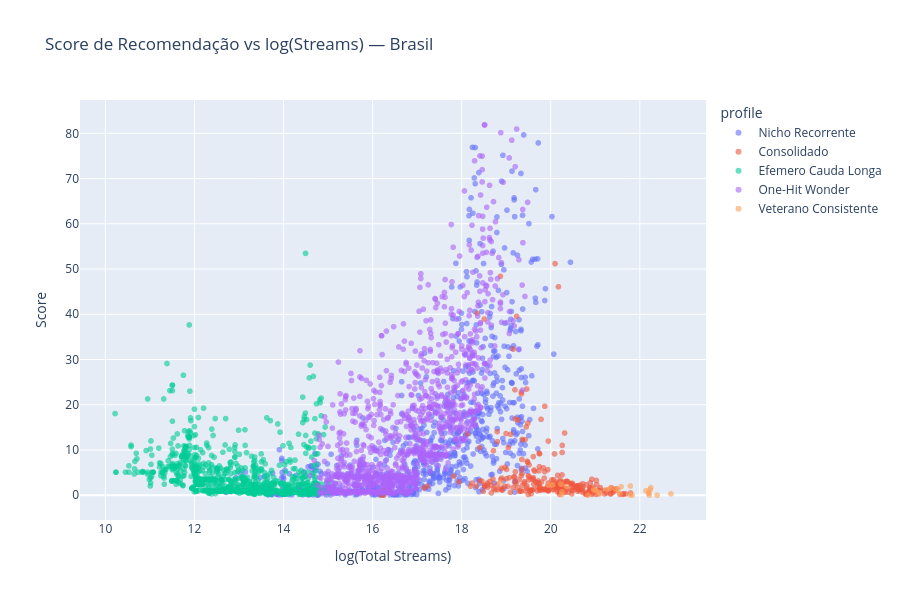

Source (notebook cell):
### Markdown cell above
## 2. Scatter: Score vs Streams, colorido por Perfil

### Code cell
df_br = df[df['country']=='br'].dropna(subset=['recommend_score','profile']).copy()
df_br['log_streams'] = np.log1p(df_br['total_streams'])

fig = px.scatter(df_br, x='log_streams', y='recommend_score',
    color='profile', hover_data=['artist_name','total_tracks','avg_rank'],
    title='Score de Recomendação vs log(Streams) — Brasil',
    labels={'log_streams':'log(Total Streams)','recommend_score':'Score'},
    opacity=0.6)
fig.update_layout(height=600)
fig.show()

### Figure 1 — Plotly figure (JSON) as saved in the notebook; plotly's stock layout.template omitted (floating-point values rounded to 4 significant figures; data arrays with more than 128 entries replaced by an {"elided": "..."} marker saying what was removed)
{"data": [{"customdata": {"elided": "690x3 mixed values"}, "hovertemplate": "profile=Nicho Recorrente<br>log(Total Streams)=%{x}<br>Score=%{y}<br>artist_name=%{customdata[0]}<br>total_tracks=%{customdata[1]}<br>avg_rank=%{customdata[2]}<extra></extra>", "legendgroup": "Nicho Recorrente", "marker": {"color": "#636efa", "opacity": 0.6, "symbol": "circle"}, "mode": "markers", "name": "Nicho Recorrente", "showlegend": true, "type": "scattergl", "x": {"elided": "690 float values"}, "xaxis": "x", "y": {"elided": "690 float values"}, "yaxis": "y"}, {"customdata": {"elided": "253x3 mixed values"}, "hovertemplate": "profile=Consolidado<br>log(Total Streams)=%{x}<br>Score=%{y}<br>artist_name=%{customdata[0]}<br>total_tracks=%{customdata[1]}<br>avg_rank=%{customdata[2]}<extra></extra>", "legendgroup": "Consolidado", "marker": {"color": "#EF553B", "opacity": 0.6, "symbol": "circle"}, "mode": "markers", "name": "Consolidado", "showlegend": true, "type": "scattergl", "x": {"elided": "253 float values"}, "xaxis": "x", "y": {"elided": "253 float values"}, "yaxis": "y"}, {"customdata": {"elided": "1178x3 mixed values"}, "hovertemplate": "profile=Efemero Cauda Longa<br>log(Total Streams)=%{x}<br>Score=%{y}<br>artist_name=%{customdata[0]}<br>total_tracks=%{customdata[1]}<br>avg_rank=%{customdata[2]}<extra></extra>", "legendgroup": "Efemero Cauda Longa", "marker": {"color": "#00cc96", "opacity": 0.6, "symbol": "circle"}, "mode": "markers", "name": "Efemero Cauda Longa", "showlegend": true, "type": "scattergl", "x": {"elided": "1178 float values"}, "xaxis": "x", "y": {"elided": "1178 float values"}, "yaxis": "y"}, {"customdata": {"elided": "1150x3 mixed values"}, "hovertemplate": "profile=One-Hit Wonder<br>log(Total Streams)=%{x}<br>Score=%{y}<br>artist_name=%{customdata[0]}<br>total_tracks=%{customdata[1]}<br>avg_rank=%{customdata[2]}<extra></extra>", "legendgroup": "One-Hit Wonder", "marker": {"color": "#ab63fa", "opacity": 0.6, "symbol": "circle"}, "mode": "markers", "name": "One-Hit Wonder", "showlegend": true, "type": "scattergl", "x": {"elided": "1150 float values"}, "xaxis": "x", "y": {"elided": "1150 float values"}, "yaxis": "y"}, {"customdata": [["Taylor Swift", 214, 111.0], ["Wesley Safadão", 131, 83.77], ["MC Cabelinho", 61, 109.9], ["The Weeknd", 84, 119.9], ["Jorge & Mateus", 125, 88.54], ["Justin Bieber", 90, 106.9], ["Marília Mendonça", 171, 86.43], ["Ana Castela", 100, 79.9], ["Matheus & Kauan", 142, 84.42], ["Mc IG", 92, 106.2], ["LUDMILLA", 103, 97.05], ["BTS", 179, 107.9], ["Henrique & Juliano", 212, 97.82], ["Luan Santana", 88, 77.17], ["Orochi", 72, 122.7], ["Zé Neto & Cristiano", 125, 84.61], ["Luísa Sonza", 131, 89.64], ["Veigh", 74, 97.35], ["Maiara & Maraisa", 121, 82.98], ["Os Barões Da Pisadinha", 89, 94.38], ["Matuê", 66, 116.0], ["Ariana Grande", 107, 108.9], ["Pabllo Vittar", 118, 86.72], ["Beyoncé", 84, 121.3], ["MC Ryan SP", 152, 96.27], ["Anitta", 205, 79.66], ["Mc Don Juan", 71, 99.18], ["Gusttavo Lima", 204, 84.17], ["Filipe Ret", 64, 119.1]], "hovertemplate": "profile=Veterano Consistente<br>log(Total Streams)=%{x}<br>Score=%{y}<br>artist_name=%{customdata[0]}<br>total_tracks=%{customdata[1]}<br>avg_rank=%{customdata[2]}<extra></extra>", "legendgroup": "Veterano Consistente", "marker": {"color": "#FFA15A", "opacity": 0.6, "symbol": "circle"}, "mode": "markers", "name": "Veterano Consistente", "showlegend": true, "type": "scattergl", "x": [19.95, 21.78, 21.09, 20.25, 22.2, 20.25, 22.39, 22.21, 22.14, 21.35, 20.96, 20.23, 22.7, 21.58, 20.83, 22.23, 21.46, 21.26, 21.83, 21.08, 21.55, 20.04, 20.35, 18.88, 22.2, 21.79, 21.51, 22.25, 21.0], "xaxis": "x", "y": [2.242, 0.113, 0.3232, 0.7592, 0.6336, 0.113, 0.0, 0.0, 0.978, 1.649, 1.256, 2.482, 0.3077, 1.89, 0.0, 1.225, 1.256, 1.256, 0.0, 0.6428, 0.3232, 2.31, 1.892, 2.896, 0.4207, 2.047, 1.256, 1.7, 1.083], "yaxis": "y"}], "layout": {"height": 600, "legend": {"title": {"text": "profile"}, "tracegroupgap": 0}, "title": {"text": "Score de Recomendação vs log(Streams) — Brasil"}, "xaxis": {"anchor": "y", "domain": [0, 1], "title": {"text": "log(Total Streams)"}}, "yaxis": {"anchor": "x", "domain": [0, 1], "title": {"text": "Score"}}}}
